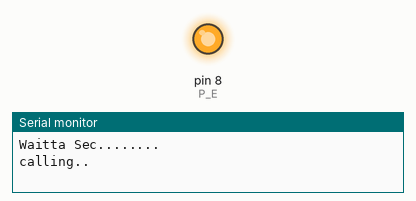
Recording of a sketch running on a simulated Arduino Uno, built with avr-gcc and run on an emulated ATmega328P. On the bench: output pins drawn as LEDs (lit = HIGH), the last lines printed to the serial monitor.

Above: at 1.0 s.
At 5.5 s:
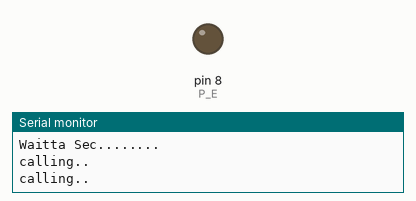
Timing chart, 0 to 6.9 s (numbered marks = the images above):
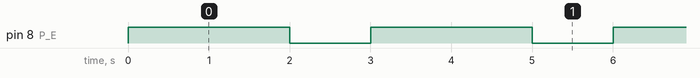

Measured:
- by itself, pin 8 (P_E): alternates HIGH for 2.0 s and LOW for 1.0 s

The sketch:

sound_with_time.ino
```cpp
#include "RTClib.h"

#define P_E 8   //play edge pin with arduino for sound

RTC_Millis rtc;


void setup () {
    Serial.begin(9600);

  Serial.println("Waitta Sec........");

  pinMode(P_E, OUTPUT); // sound


    // following line sets the RTC to the date & time this sketch was compiled
  rtc.begin(DateTime(F(__DATE__), F(__TIME__)));
    // This line sets the RTC with an explicit date & time, for example to set

  rtc.adjust(DateTime(2023, 12, 2, 12, 25, 0));
}

void loop () {
  DateTime now = rtc.now();

  if (now.hour() == 12 && now.minute() >= 0 && now.minute() <= 30  || now.hour()==3 && now.minute() >=32 && now.minute() <=35 ) {
    Serial.println("calling..");


    // //speaker
    digitalWrite(P_E, HIGH);   // play audio in a loop
    delay(2000);
    digitalWrite(P_E, LOW);    //
    delay(1000);
  }

  else{
    digitalWrite(P_E, LOW);
    delay(2000);
  }

}
```
